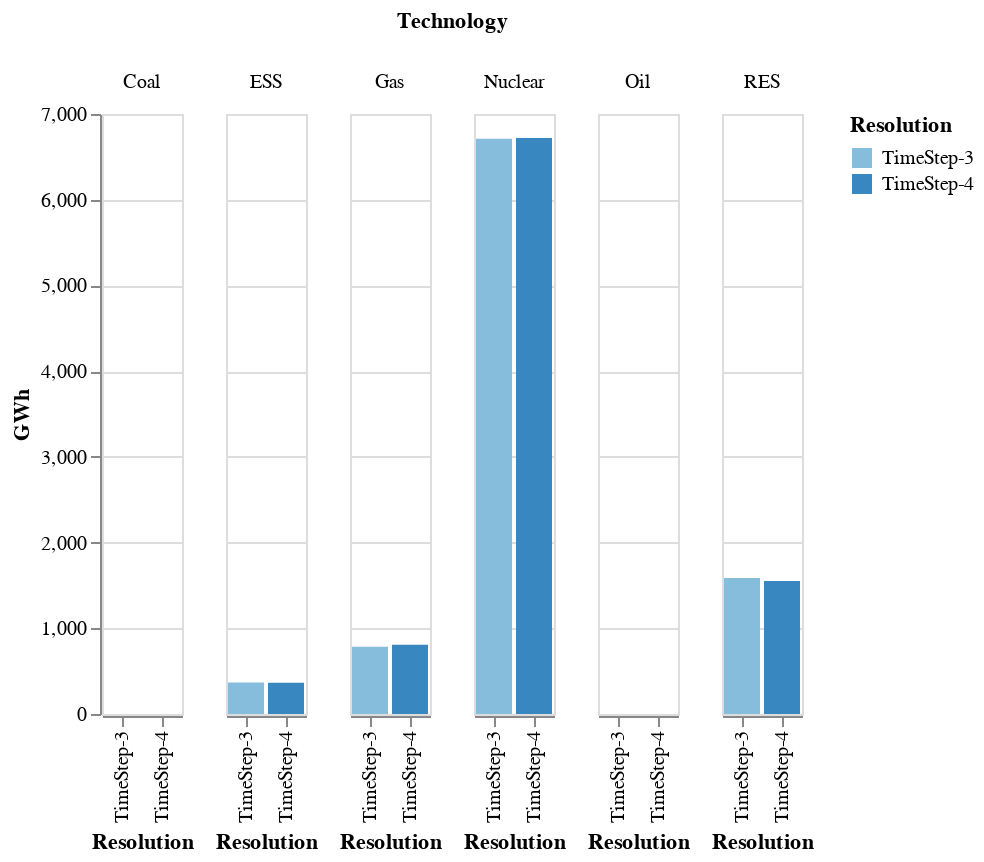

Notebook source saved alongside this figure:
### Code cell
chart

### Figure 1 — Vega-Lite specification as saved in the notebook (floating-point values rounded to 4 significant figures)
{"config": {"view": {"continuousWidth": 400, "continuousHeight": 300}}, "data": {"name": "data-a88f5f1846e5c84cacd40892f8c54331"}, "mark": "bar", "encoding": {"color": {"field": "Resolution", "type": "ordinal"}, "column": {"field": "Technology", "type": "nominal"}, "x": {"field": "Resolution", "type": "ordinal"}, "y": {"field": "GWh", "type": "quantitative"}}, "$schema": "https://vega.github.io/schema/vega-lite/v4.17.0.json", "datasets": {"data-a88f5f1846e5c84cacd40892f8c54331": [{"Technology": "Coal", "GWh": 0.0, "Resolution": "TimeStep-3"}, {"Technology": "ESS", "GWh": 368.7, "Resolution": "TimeStep-3"}, {"Technology": "Gas", "GWh": 783.1, "Resolution": "TimeStep-3"}, {"Technology": "Nuclear", "GWh": 6710.0, "Resolution": "TimeStep-3"}, {"Technology": "Oil", "GWh": 0.0, "Resolution": "TimeStep-3"}, {"Technology": "RES", "GWh": 1585.0, "Resolution": "TimeStep-3"}, {"Technology": "Coal", "GWh": 0.0, "Resolution": "TimeStep-4"}, {"Technology": "ESS", "GWh": 365.4, "Resolution": "TimeStep-4"}, {"Technology": "Gas", "GWh": 806.6, "Resolution": "TimeStep-4"}, {"Technology": "Nuclear", "GWh": 6720.0, "Resolution": "TimeStep-4"}, {"Technology": "Oil", "GWh": 0.0, "Resolution": "TimeStep-4"}, {"Technology": "RES", "GWh": 1552.0, "Resolution": "TimeStep-4"}]}}
